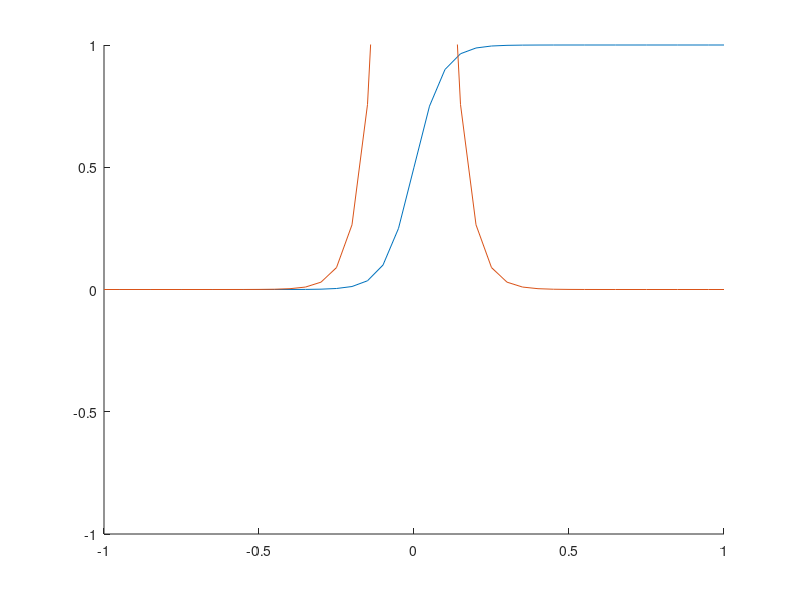

Source code (MATLAB):
clear all
close all
alpha = .1 %Adjusts the shape of the sigmoid. 1=piecewise.
vthrest = .2 %Shifts x axis over 
vrest = -.2 

vals = -1:.05:1;

vth = (vthrest+vrest)/2;
sig_scale = -log(1./alpha-1)./(vth - vrest);
a = 1./(1 + exp(2 .* (vals - vth) .* sig_scale));

%Derivative
der = -.5 .* sig_scale .* (1./((cosh(sig_scale .* (vth - vals)) .^ 2)));
%num = 2*sig_scale.*exp(2.*sig_scale.*(vals - vth));
%dem = (1+exp(2.*sig_scale.*(vals-vth))).^2;
%der = -num./dem;
%
figure
hold on
plot(vals, a);
plot(vals, der);
hold off
axis([-1 1 -1 1]);
